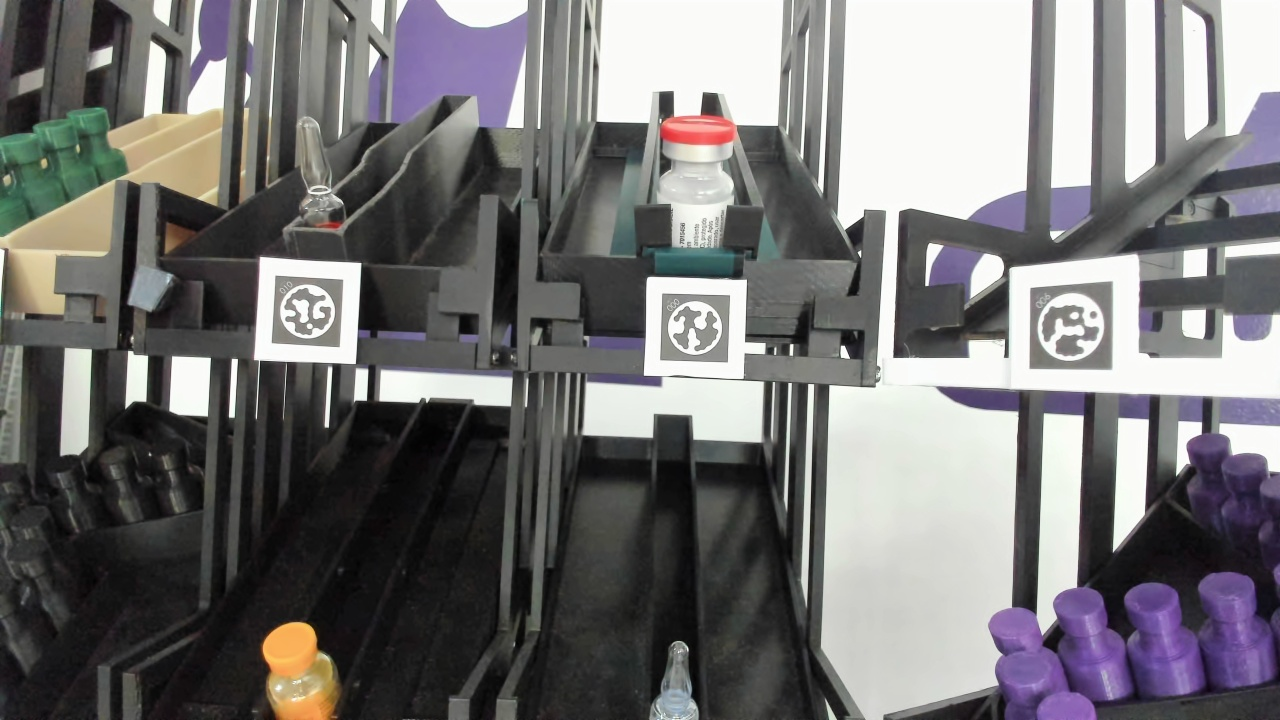
#> input picture frames/img_0_010.jpg, 1280 x 720 px, found by its file name
$ python template_match_2.py
#> lines starting #> are read from the running program, lines starting #| are printed output that depends on the picture; pictures that were not available may be replaced by others from this repository, and a replacement may not be noted
import numpy as np
import cv2

img = cv2.resize(cv2.imread('.\\frames\\img_0_010.jpg', 0), (0, 0), fx=0.8, fy=0.8)
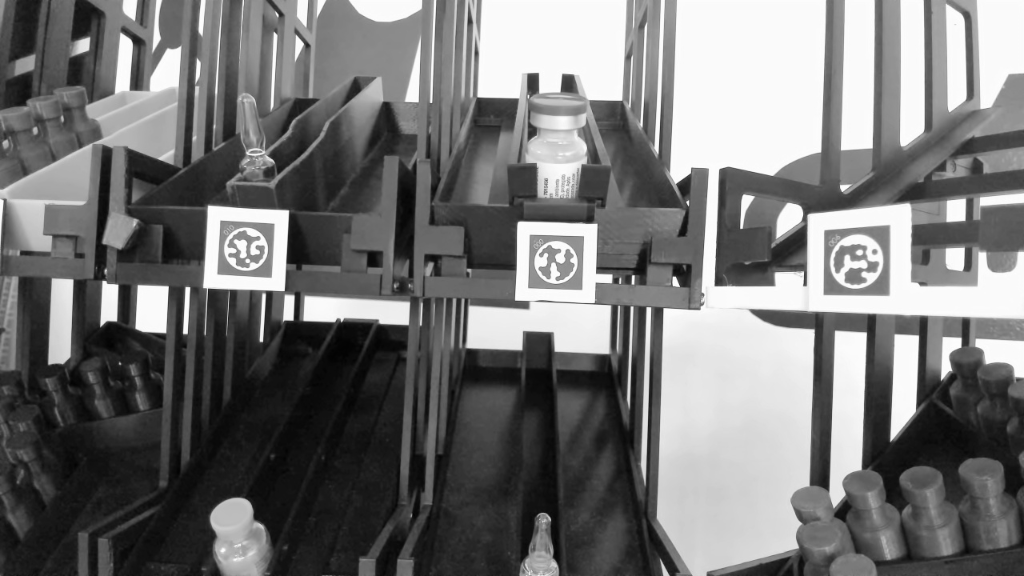
#> img: shape (576, 1024); min 2, max 254, mean 116.9
template = cv2.resize(cv2.imread('.\\features\\medicine_png\\medicine_0.png', 0), (0, 0), fx=0.8, fy=0.8)
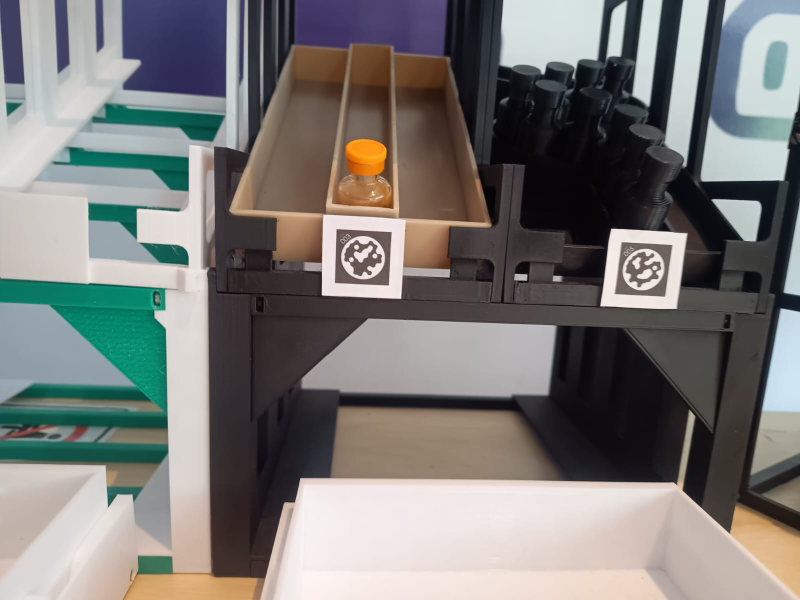
#> input picture frames/IMG-20241107-WA0031.jpg, 1600 x 1200 px, given in place of medicine_0.png, which was not available (shown at 1/2 size)
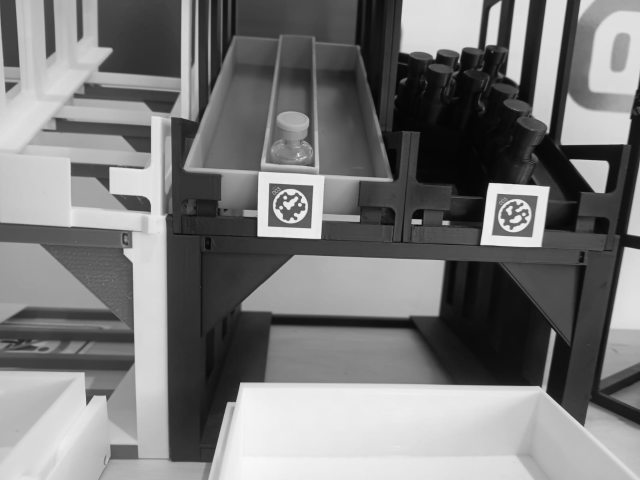
#> template: shape (960, 1280) (shown at 1/2 size); min 2, max 253, mean 121.5
h, w = template.shape
#> h = 960; w = 1280

methods = [cv2.TM_CCOEFF, cv2.TM_CCOEFF_NORMED, cv2.TM_CCORR,
            cv2.TM_CCORR_NORMED, cv2.TM_SQDIFF, cv2.TM_SQDIFF_NORMED]

for method in methods:
    img2 = img.copy()

    result = cv2.matchTemplate(img2, template, method)
    min_val, max_val, min_loc, max_loc = cv2.minMaxLoc(result)
    if method in [cv2.TM_SQDIFF, cv2.TM_SQDIFF_NORMED]:
        location = min_loc
    else:
        location = max_loc

    bottom_right = (location[0] + w, location[1] + h)
    cv2.rectangle(img2, location, bottom_right, 255, 5)
    cv2.imshow('Match', img2)
    cv2.waitKey(0)
    cv2.destroyAllWindows()
#> this loop made 6 passes
#> (min_val, max_val, min_loc, location, bottom_right) on passes 1 to 4: (-966872576, 14168674, (197, 384), (248, 0), (1528, 960)), (-0.26, 0.00418, (228, 206), (248, 0), (1528, 960)), (5.52e+09, 8.74e+09, (228, 189), (23, 384), (1303, 1344)), (0.572, 0.676, (244, 205), (9, 285), (1289, 1245))
#> (min_val, max_val, max_loc, location, bottom_right) on passes 5 to 6: (7e+09, 9.63e+09, (248, 384), (23, 191), (1303, 1151)), (0.647, 0.903, (248, 192), (9, 285), (1289, 1245))
#> pass 1, `result = cv2.matchTemplate(img2, template, method)`:
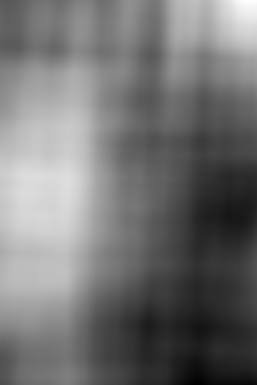
#> result: shape (385, 257) float32; min -966872576, max 14168674, mean -521319840; drawn with min black and max white
#> pass 1, `cv2.imshow('Match', img2)`:
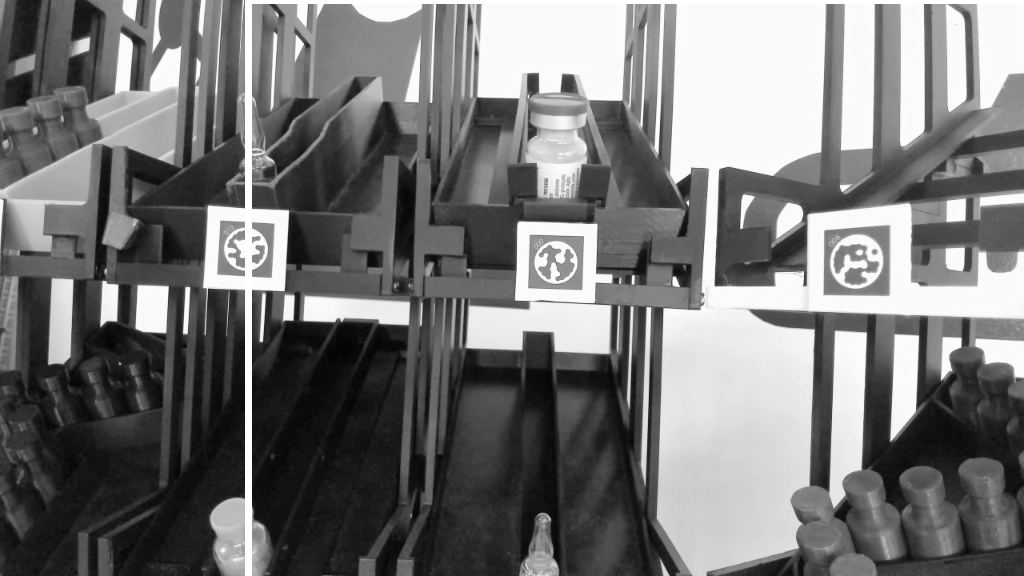
#> window 'Match': shape (576, 1024); min 2, max 255, mean 118.2
#> pass 3, `result = cv2.matchTemplate(img2, template, method)`:
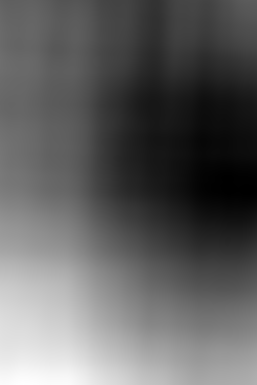
#> result: shape (385, 257) float32; min 5.52e+09, max 8.74e+09, mean 6.75e+09; drawn with min black and max white
#> after the loop:
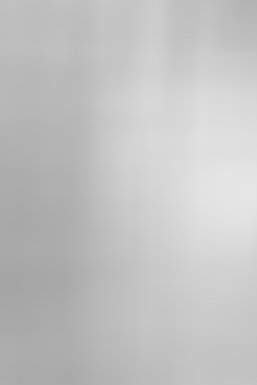
#> result: shape (385, 257) float32; min 0.647, max 0.903, mean 0.764
